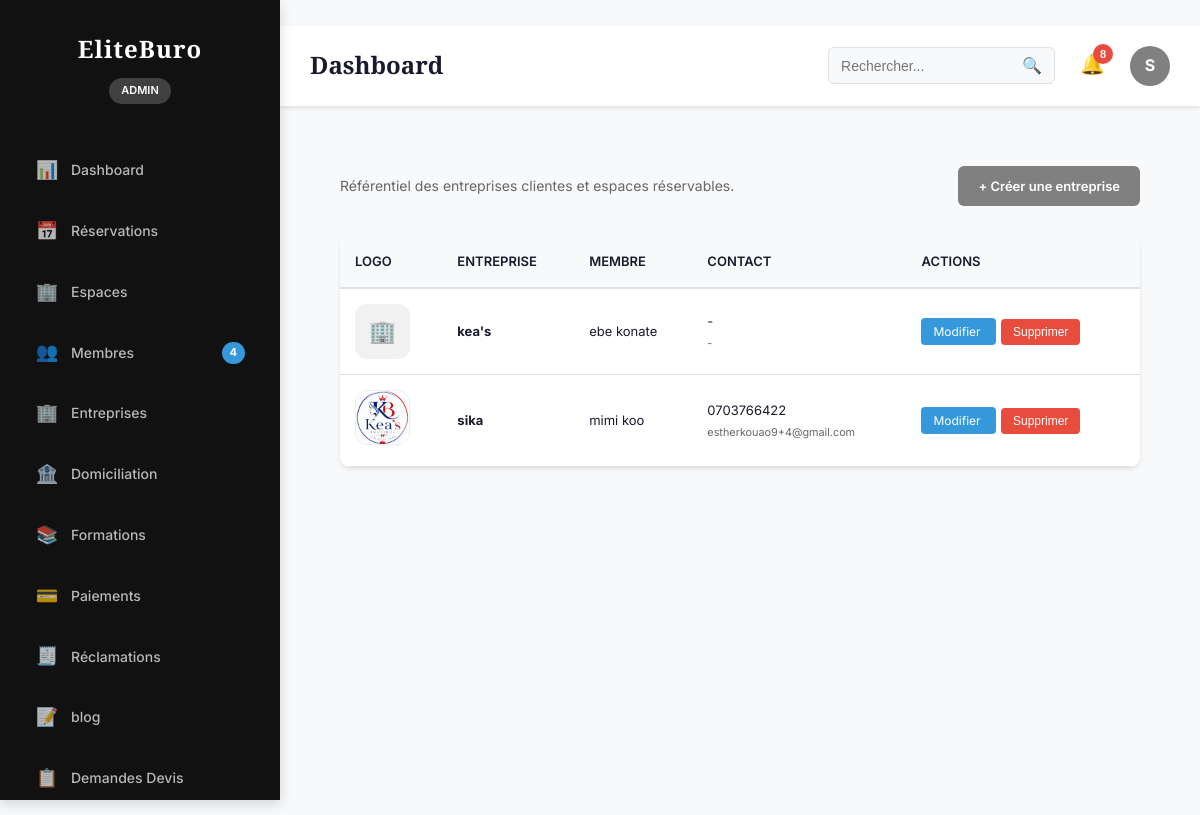
Page /dashboard/companies/ (signed in) on the earlier database version.
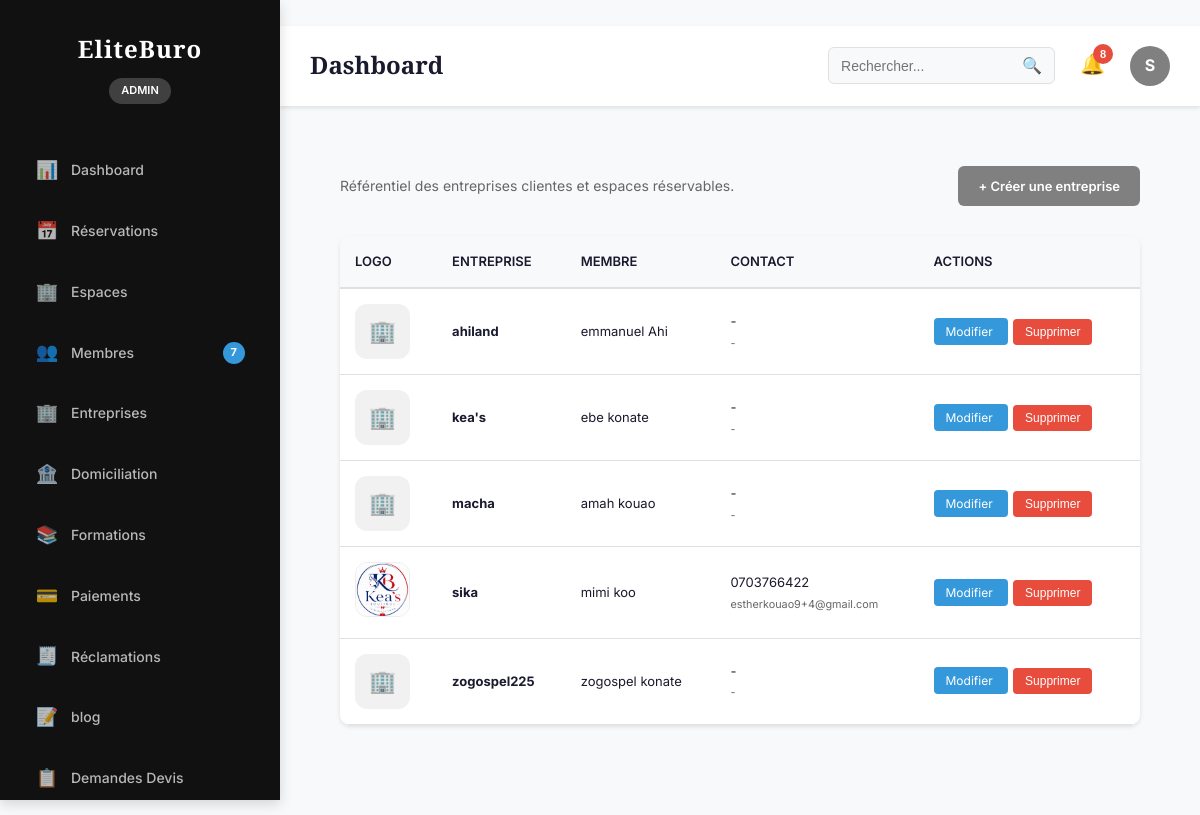
Same page on the later database version.
### accounts/models.py (models this page shows, shortened)
class User(AbstractUser):
    class Role(models.TextChoices):
        ADMIN = "ADMIN", "Administrateur"
        MANAGER = "MANAGER", "Gestionnaire"
        MEMBER = "MEMBER", "Membre"
        TRAINER = "TRAINER", "Formateur"
    username = None
    id = models.UUIDField(
        primary_key=True,
        default=uuid.uuid4,
        editable=False
    )
    email = models.EmailField(
        unique=True
    )
    first_name = models.CharField(
        max_length=150
    )
    last_name = models.CharField(
        max_length=150
    )
    phone_validator = RegexValidator(
        regex=r'^\+?[0-9]{8,15}$',
        message="Numéro de téléphone invalide."
    )
    phone = models.CharField(
        max_length=20,
        validators=[phone_validator],
        unique=True
    )
    avatar = models.ImageField(
        upload_to="users/avatar/",
        blank=True,
        null=True
    )
    role = models.CharField(
        max_length=20,
        choices=Role.choices,
        default=Role.MEMBER
    )
    company_name = models.CharField(
        max_length=255,
        blank=True
    )
    job_title = models.CharField(
        max_length=255,
        blank=True
    )
    birth_date = models.DateField(
        blank=True,
        null=True
    )
    gender = models.CharField(
        max_length=20,
        blank=True
    )
    website = models.URLField(
        blank=True
    )
    bio = models.TextField(
        blank=True
    )
    language = models.CharField(
        max_length=10,
        default="fr"
    )
    timezone = models.CharField(
        max_length=100,
        default="Africa/Abidjan"
    )
    is_email_verified = models.BooleanField(
        default=False
    )
    is_phone_verified = models.BooleanField(
        default=False
    )
    receive_email_notification = models.BooleanField(
        default=True
    )
    receive_sms_notification = models.BooleanField(
        default=True
    )
    receive_whatsapp_notification = models.BooleanField(
        default=True
    )
    last_activity = models.DateTimeField(
        null=True,
        blank=True
    )
    created_at = models.DateTimeField(
        auto_now_add=True
    )
    updated_at = models.DateTimeField(
        auto_now=True
    )
    USERNAME_FIELD = "email"
    REQUIRED_FIELDS = []
    objects = UserManager()
    class Meta:
        ordering = ["-created_at"]
        verbose_name = "Utilisateur"
        verbose_name_plural = "Utilisateurs"
    @property
    def full_name(self):
        return f"{self.first_name} {self.last_name}"

class Company(models.Model):
    id = models.UUIDField(
        primary_key=True,
        default=uuid.uuid4,
        editable=False
    )
    owner = models.ForeignKey(
        settings.AUTH_USER_MODEL,
        on_delete=models.CASCADE,
        related_name="companies"
    )
    company_name = models.CharField(
        max_length=255
    )
    legal_form = models.CharField(
        max_length=100,
        blank=True
    )
    registration_number = models.CharField(
        max_length=100,
        blank=True
    )
    tax_number = models.CharField(
        max_length=100,
        blank=True
    )
    phone = models.CharField(
        max_length=20,
        blank=True
    )
    email = models.EmailField(
        blank=True
    )
    website = models.URLField(
        blank=True
    )
    description = models.TextField(
        blank=True
    )
    logo = models.ImageField(
        upload_to="companies/logo/",
        blank=True,
        null=True
    )
    created_at = models.DateTimeField(auto_now_add=True)
    updated_at = models.DateTimeField(auto_now=True)
    class Meta:
        ordering = ["company_name"]

### dashboard/views.py (the view)
# urls.py: path("companies/", AdminCompanyView.as_view(), name="companies"),
class AdminCompanyView(AdminBaseView):
    template_name = "dashboard/admin/company.html"
    def get_context_data(self, **kwargs):
        context = super().get_context_data(**kwargs)
        context["companies"] = Company.objects.all().order_by("company_name")
        return context

### dashboard/permissions.py (called while the page is built)
def is_admin_or_manager(user) -> bool:
    return getattr(user, "is_authenticated", False) and getattr(user, "role", None) in {User.Role.ADMIN, User.Role.MANAGER}

### dashboard/services.py (called while the page is built)
def get_admin_stats() -> DashboardStats:
    user_count = User.objects.count()
    reservation_count = Reservation.objects.count()
    income_total = (
        Reservation.objects.filter(statut="confirmed").aggregate(total=Sum("montant_total")).get("total")
        or Decimal("0")
    )
    formation_count = Formation.objects.count()
    domiciliation_count = DomiciliationRequest.objects.count()
    return DashboardStats(
        users=user_count,
        reservations=reservation_count,
        income_total=income_total,
        formations=formation_count,
        domiciliation_requests=domiciliation_count,
    )

def get_space_availability_summary(limit: int = 10) -> list[Dict[str, Any]]:
    qs = (
        Workspace.objects.select_related("espace", "categorie")
        .values("id", "nom", "disponible")
    )
    total = Workspace.objects.count()
    available = Workspace.objects.filter(disponible=True).count()
    top = (
        Workspace.objects.select_related("espace")
        .values("espace__nom")
        .annotate(
            count=Count("id"),
            available_count=Count("id", filter=Q(disponible=True)),
        )
        .order_by("-available_count")[:limit]
    )
    return list(top)

def get_recent_activity(limit: int = 10):
    reservations = Reservation.objects.order_by("-created_at")[:limit]
    formations = Formation.objects.order_by("-created_at")[:limit]
    domiciliations = DomiciliationRequest.objects.order_by("-date_creation")[:limit]
    items = []
    for r in reservations:
        items.append(("Réservation", r.created_at, "dashboard_admin:reservations"))
    for f in formations:
        items.append(("Formation", f.created_at, "dashboard_admin:formations"))
    for d in domiciliations:
        items.append(("Domiciliation", d.date_creation, "dashboard_admin:domiciliation"))
    items.sort(key=lambda x: x[1], reverse=True)
    return items[:limit]

### dashboard/views.py (called while the page is built)
def admin_permission_guard(request: HttpRequest):
    if not is_admin_or_manager(request.user):
        raise PermissionDenied

    def dispatch(self, request: HttpRequest, *args, **kwargs):
        try:
            admin_permission_guard(request)
        except PermissionDenied:
            return HttpResponseForbidden("Accès réservé au back-office.")
        return super().dispatch(request, *args, **kwargs)

### templates/dashboard/admin/company.html (shortened to what this page needs)
{% extends 'layouts/base_admin.html' %}
{% block content %}
<div class="content">
    <div class="section-header">
        <div>
            <p style="color:var(--text-light);font-size:14px;">
                Référentiel des entreprises clientes et espaces réservables.
            </p>
        </div>
        <a href="{% url 'dashboard_admin:company_create' %}"
           class="btn-primary">
            + Créer une entreprise
        </a>
    </div>
    <div class="table-container">
        <table class="admin-table">
            <thead>
                <tr>
                    <th>
                        Logo
                    </th>
                    <th>
                        entreprise
                    </th>
                    <th>
                        membre
                    </th>
                    <th>
                        Contact
                    </th>
                    <th>
                        Actions
                    </th>
                </tr>
            </thead>
            <tbody>
            {% for c in companies %}
               <tr>
                <td>
                    {% if c.logo %}
                        <img src="{{ c.logo.url }}"
                            alt="Logo entreprise"
                            style="
                                width:55px;
                                height:55px;
                                object-fit:cover;
                                border-radius:12px;
                                border:1px solid #eee;
                            ">
                    {% else %}
                        <div style="
                            width:55px;
                            height:55px;
                            border-radius:12px;
                            background:#f1f1f1;
                            display:flex;
                            align-items:center;
                            justify-content:center;
                            font-size:22px;
                        ">
                            🏢
                        </div>
                    {% endif %}
                </td>
                <td>
                    <strong>
                        {{ c.company_name }}
                    </strong>
                </td>
                <td>
                    {{ c.owner.full_name|default:c.owner.email }}
                </td>
                <td>
                    {{ c.phone|default:"-" }}
                    <br>
                    <small style="color:var(--text-light);">
                        {{ c.email|default:"-" }}
                    </small>
                    </td>
                    <td>
                        <a href="{% url 'dashboard_admin:company_edit' c.id %}"
                           class="btn-action">
                            Modifier
                        </a>
                        <form method="post"
                              action="{% url 'dashboard_admin:company_delete' c.id %}"
                              style="display:inline;"
                              onsubmit="return confirm('Supprimer cette entreprise ?')">
                            <button type="submit"
                                    class="btn-action"
                                    style="background:var(--danger-color);">
                                Supprimer
                            </button>
                        </form>
                    </td>
                </tr>
            {% endfor %}
            </tbody>
        </table>
    </div>
</div>
{% endblock %}

### templates/layouts/base_admin.html (shortened to what this page needs)
<!DOCTYPE html>
<html lang="fr">
<head>
    {% load static %}
    <link rel="stylesheet" href="{% static 'css/admin.css' %}">
</head>
<body>
    {% include "partials/admin_sidebar.html" %}
    <div class="main-container">
        {% include "partials/header.html" %}
        <main class="content">
            {% block content %}
            {% endblock %}
        </main>
    </div>
</body>
</html>

### templates/partials/admin_sidebar.html (shortened to what this page needs)
lile t{% load static %}
<aside class="sidebar">
    <div class="sidebar-header">
        <h2>EliteBuro</h2>
        <p class="admin-badge">Admin</p>
    </div>
    <nav class="sidebar-nav">
        <a href="{% url 'dashboard_admin:index' %}"
           class="nav-item {% if active_section == 'dashboard' %}active{% endif %}">
            <span class="nav-icon">📊</span>
            <span class="nav-label">Dashboard</span>
        </a>
        <a href="{% url 'dashboard_admin:reservations' %}"
           class="nav-item {% if active_section == 'reservations' %}active{% endif %}">
            <span class="nav-icon">📅</span>
            <span class="nav-label">Réservations</span>
        </a>
        <a href="{% url 'dashboard_admin:coworking' %}"
           class="nav-item {% if active_section == 'espaces' %}active{% endif %}">
            <span class="nav-icon">🏢</span>
            <span class="nav-label">Espaces</span>
        </a>
        <a href="{% url 'dashboard_admin:users' %}"
           class="nav-item {% if active_section == 'membres' %}active{% endif %}">
            <span class="nav-icon">👥</span>
            <span class="nav-label">Membres</span>
            <span class="nav-badge">{{ stats.users|default_if_none:0 }}</span>
        </a>
        <a href="{% url 'dashboard_admin:companies' %}"
           class="nav-item {% if active_section == 'entreprises' %}active{% endif %}">
            <span class="nav-icon">🏢</span>
            <span class="nav-label">Entreprises</span>
        </a>
        <a href="{% url 'dashboard_admin:domiciliation' %}"
           class="nav-item {% if active_section == 'domiciliation' %}active{% endif %}">
            <span class="nav-icon">🏦</span>
            <span class="nav-label">Domiciliation</span>
        </a>
        <a href="{% url 'dashboard_admin:formations' %}"
           class="nav-item {% if active_section == 'formations' %}active{% endif %}">
            <span class="nav-icon">📚</span>
            <span class="nav-label">Formations</span>
        </a>
        <a href="{% url 'dashboard_admin:payments' %}"
           class="nav-item {% if active_section == 'paiements' %}active{% endif %}">
            <span class="nav-icon">💳</span>
            <span class="nav-label">Paiements</span>
        </a>
        <a href="{% url 'reclamation_admin:list' %}"
           class="nav-item {% if active_section == 'reclamations' %}active{% endif %}">
            <span class="nav-icon">🧾</span>
            <span class="nav-label">Réclamations</span>
        </a>
         <a href="{% url 'blog:articles_list' %}"
            class="nav-item {% if active_section == 'blog_categories' %}active{% endif %}">
                <span class="nav-icon">📝</span>
                <span class="nav-label">blog</span>
            </a>
        <a href="{% url 'dashboard_admin:devis_formation_list' %}"
           class="nav-item {% if active_section == 'devis_formation' %}active{% endif %}">
            <span class="nav-icon">📋</span>
            <span class="nav-label">Demandes Devis</span>
        </a>
    </nav>
</aside>

### templates/partials/header.html (shortened to what this page needs)
<header class="top-bar">
    <div class="top-bar-left">
        <h1 class="page-title">
            {% block page_title %}
            Dashboard
            {% endblock %}
        </h1>
    </div>
    <div class="top-bar-right">
        <div class="search-box">
            <input
                type="text"
                class="search-input"
                placeholder="Rechercher...">
            <button class="search-btn">
                🔍
            </button>
        </div>
        <div class="notifications">
            <button class="notification-btn">
                🔔
                <span class="notification-count">
                    {{ recent_activity|length|default:0 }}
                </span>
            </button>
        </div>
        <div class="user-menu">
            <div class="user-avatar">
                {{ request.user.first_name|slice:":1"|default:"A" }}
            </div>
        </div>
    </div>
</header>

### templates/layouts/base_admin.html (style rules this page uses)
.sidebar { background: #111111 !important; }

Differences in the rows shown:
added Company: company_name "ahiland", owner.full_name "emmanuel Ahi", phone "-", email "-"
added Company: company_name "macha", owner.full_name "amah kouao", phone "-", email "-"
added Company: company_name "zogospel225", owner.full_name "zogospel konate", phone "-", email "-"
Other differences:
{{ stats.users|default_if_none:0 }}: "4" → "7"
